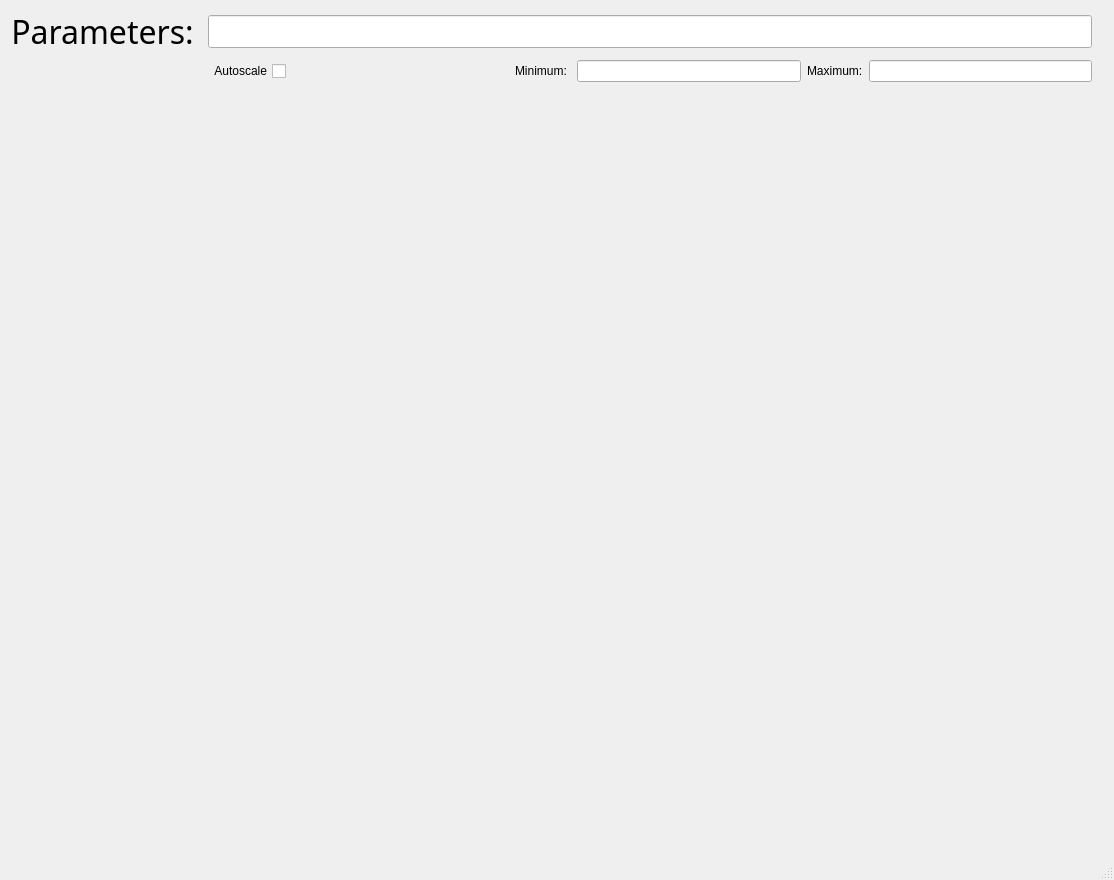
<?xml version="1.0" encoding="UTF-8"?>
<ui version="4.0">
 <class>MainWindow</class>
 <widget class="QMainWindow" name="MainWindow">
  <property name="geometry">
   <rect>
    <x>0</x>
    <y>0</y>
    <width>1114</width>
    <height>880</height>
   </rect>
  </property>
  <property name="windowTitle">
   <string>MainWindow</string>
  </property>
  <widget class="QWidget" name="centralwidget">
   <widget class="QWidget" name="gridLayoutWidget">
    <property name="geometry">
     <rect>
      <x>11</x>
      <y>9</y>
      <width>1081</width>
      <height>811</height>
     </rect>
    </property>
    <layout class="QGridLayout" name="mainGrid">
     <item row="0" column="2">
      <widget class="QLineEdit" name="ParametersInput">
       <property name="font">
        <font>
         <pointsize>16</pointsize>
        </font>
       </property>
      </widget>
     </item>
     <item row="0" column="0">
      <widget class="QLabel" name="ParametersLabel">
       <property name="font">
        <font>
         <family>icon-small</family>
         <pointsize>24</pointsize>
        </font>
       </property>
       <property name="text">
        <string>Parameters: </string>
       </property>
       <property name="alignment">
        <set>Qt::AlignRight|Qt::AlignTrailing|Qt::AlignVCenter</set>
       </property>
      </widget>
     </item>
     <item row="1" column="2">
      <layout class="QGridLayout" name="IxonLayout">
       <item row="0" column="6">
        <widget class="QLineEdit" name="lineEdit_2"/>
       </item>
       <item row="0" column="1">
        <widget class="QCheckBox" name="ixonAutoScale">
         <property name="layoutDirection">
          <enum>Qt::RightToLeft</enum>
         </property>
         <property name="text">
          <string>Autoscale</string>
         </property>
        </widget>
       </item>
       <item row="0" column="3">
        <widget class="QLabel" name="ixonMinimumLabel">
         <property name="text">
          <string>Minimum: </string>
         </property>
        </widget>
       </item>
       <item row="0" column="2">
        <spacer name="horizontalSpacer_2">
         <property name="orientation">
          <enum>Qt::Horizontal</enum>
         </property>
         <property name="sizeHint" stdset="0">
          <size>
           <width>40</width>
           <height>20</height>
          </size>
         </property>
        </spacer>
       </item>
       <item row="0" column="4">
        <widget class="QLineEdit" name="ixonMinimumInput"/>
       </item>
       <item row="0" column="5">
        <widget class="QLabel" name="label_2">
         <property name="text">
          <string>Maximum:</string>
         </property>
        </widget>
       </item>
       <item row="1" column="4">
        <widget class="QWidget" name="widget" native="true"/>
       </item>
      </layout>
     </item>
     <item row="1" column="0">
      <layout class="QVBoxLayout" name="SideImageLayout"/>
     </item>
    </layout>
   </widget>
  </widget>
  <widget class="QMenuBar" name="menubar">
   <property name="geometry">
    <rect>
     <x>0</x>
     <y>0</y>
     <width>1114</width>
     <height>21</height>
    </rect>
   </property>
  </widget>
  <widget class="QStatusBar" name="statusbar"/>
 </widget>
 <resources/>
 <connections/>
</ui>
